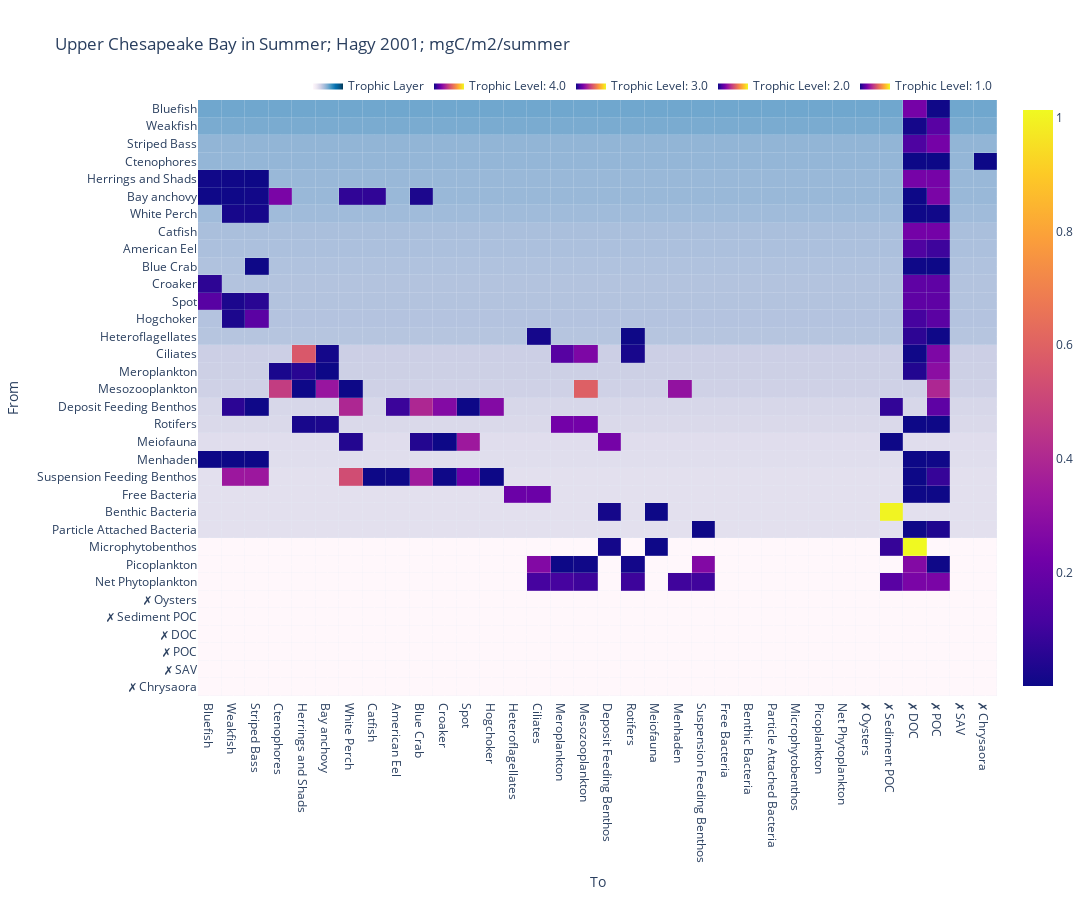

Notebook code cell kept with this figure:
### Markdown cell above
### inpouts

### Code cell
show_heatmap(food_webs[0], normalization='inputs', show_trophic_layer=True, add_external_flows=False)

### Figure 1 — Plotly figure (JSON) as saved in the notebook; plotly's stock layout.template omitted (floating-point values rounded to 4 significant figures; data arrays with more than 128 entries replaced by an {"elided": "..."} marker saying what was removed)
{"data": [{"colorscale": [[0, "rgb(255,247,251)"], [0.125, "rgb(236,231,242)"], [0.25, "rgb(208,209,230)"], [0.375, "rgb(166,189,219)"], [0.5, "rgb(116,169,207)"], [0.625, "rgb(54,144,192)"], [0.75, "rgb(5,112,176)"], [0.875, "rgb(4,90,141)"], [1, "rgb(2,56,88)"]], "hovertemplate": "Weight: %{z:.6f}<extra></extra>", "name": "Trophic Layer", "showlegend": true, "showscale": false, "type": "heatmap", "x": {"elided": "1156 str values"}, "xgap": 0.2, "y": {"elided": "1156 str values"}, "ygap": 0.2, "z": {"elided": "1156 float values"}, "zmax": 7.097, "zmin": 1}, {"coloraxis": "coloraxis", "colorscale": [[0, "rgb(12,51,131)"], [0.25, "rgb(10,136,186)"], [0.5, "rgb(242,211,56)"], [0.75, "rgb(242,143,56)"], [1, "rgb(217,30,30)"]], "hoverinfo": "skip", "legendgroup": "4.0", "name": "Trophic Level: 4.0", "showlegend": true, "showscale": true, "type": "heatmap", "x": ["✗ POC", "✗ DOC", "✗ POC", "✗ DOC", "✗ POC", "✗ DOC", "✗ Chrysaora", "✗ POC", "✗ DOC"], "xgap": 0.2, "y": ["Weakfish", "Weakfish", "Bluefish", "Bluefish", "Striped Bass", "Striped Bass", "Ctenophores", "Ctenophores", "Ctenophores"], "ygap": 0.2, "z": [0.1606, 0.0152, 0.005733, 0.2329, 0.2329, 0.1339, 0.0008732, 0.0002525, 0.0002849], "zmax": 1.014, "zmin": 0.0001729}, {"coloraxis": "coloraxis", "colorscale": [[0, "rgb(12,51,131)"], [0.25, "rgb(10,136,186)"], [0.5, "rgb(242,211,56)"], [0.75, "rgb(242,143,56)"], [1, "rgb(217,30,30)"]], "hoverinfo": "skip", "legendgroup": "3.0", "name": "Trophic Level: 3.0", "showlegend": true, "showscale": true, "type": "heatmap", "x": ["✗ POC", "✗ DOC", "✗ POC", "✗ DOC", "Weakfish", "Striped Bass", "✗ POC", "✗ DOC", "Bluefish", "✗ POC", "✗ DOC", "Weakfish", "Bluefish", "Striped Bass", "✗ POC", "✗ DOC", "Weakfish", "Striped Bass", "✗ POC", "✗ DOC", "Weakfish", "Bluefish", "Striped Bass", "✗ POC", "✗ DOC", "Weakfish", "Bluefish", "Striped Bass", "Catfish", "White Perch", "Blue Crab", "Ctenophores", "✗ POC", "✗ DOC", "Striped Bass", "✗ POC", "✗ DOC", "Ciliates", "Rotifers", "✗ POC", "✗ DOC", "Herrings and Shads", "Bay anchovy", "Meroplankton", "Rotifers", "Mesozooplankton", "✗ POC", "✗ DOC", "Herrings and Shads", "Bay anchovy", "Ctenophores", "✗ POC", "✗ DOC", "White Perch", "Herrings and Shads", "Bay anchovy", "Menhaden", "Ctenophores", "Mesozooplankton", "✗ POC", "✗ DOC"], "xgap": 0.2, "y": ["Catfish", "Catfish", "American Eel", "American Eel", "Hogchoker", "Hogchoker", "Hogchoker", "Hogchoker", "Croaker", "Croaker", "Croaker", "Spot", "Spot", "Spot", "Spot", "Spot", "White Perch", "White Perch", "White Perch", "White Perch", "Herrings and Shads", "Herrings and Shads", "Herrings and Shads", "Herrings and Shads", "Herrings and Shads", "Bay anchovy", "Bay anchovy", "Bay anchovy", "Bay anchovy", "Bay anchovy", "Bay anchovy", "Bay anchovy", "Bay anchovy", "Bay anchovy", "Blue Crab", "Blue Crab", "Blue Crab", "Heteroflagellates", "Heteroflagellates", "Heteroflagellates", "Heteroflagellates", "Ciliates", "Ciliates", "Ciliates", "Ciliates", "Ciliates", "Ciliates", "Ciliates", "Meroplankton", "Meroplankton", "Meroplankton", "Meroplankton", "Meroplankton", "Mesozooplankton", "Mesozooplankton", "Mesozooplankton", "Mesozooplankton", "Mesozooplankton", "Mesozooplankton", "Mesozooplankton", "Mesozooplankton"], "ygap": 0.2, "z": [0.2317, 0.2317, 0.09729, 0.1376, 0.03063, 0.1661, 0.1661, 0.1123, 0.06352, 0.1763, 0.1763, 0.02987, 0.1581, 0.05634, 0.1768, 0.1768, 0.02073, 0.01734, 0.007723, 0.004251, 0.006083, 0.008765, 0.001389, 0.2351, 0.2351, 0.003413, 0.004522, 0.01007, 0.06864, 0.06864, 0.02937, 0.2466, 0.2466, 0.000326, 0.002515, 0.0005454, 0.003934, 0.01694, 0.002449, 0.004416, 0.0631, 0.5679, 0.01422, 0.1563, 0.02171, 0.2536, 0.2536, 0.005429, 0.05316, 0.0003975, 0.02677, 0.2929, 0.04162, 0.0007396, 0.003059, 0.3276, 0.3117, 0.4726, 0.5925, 0.395, null], "zmax": 1.014, "zmin": 0.0001729}, {"coloraxis": "coloraxis", "colorscale": [[0, "rgb(12,51,131)"], [0.25, "rgb(10,136,186)"], [0.5, "rgb(242,211,56)"], [0.75, "rgb(242,143,56)"], [1, "rgb(217,30,30)"]], "hoverinfo": "skip", "legendgroup": "2.0", "name": "Trophic Level: 2.0", "showlegend": true, "showscale": true, "type": "heatmap", "x": ["Weakfish", "Bluefish", "Striped Bass", "✗ POC", "✗ DOC", "Weakfish", "Striped Bass", "Catfish", "American Eel", "Hogchoker", "Croaker", "Spot", "White Perch", "Blue Crab", "✗ POC", "✗ DOC", "Croaker", "Spot", "White Perch", "Blue Crab", "Deposit Feeding Benthos", "✗ Sediment POC", "Heteroflagellates", "Ciliates", "✗ POC", "✗ DOC", "Suspension Feeding Benthos", "✗ POC", "✗ DOC", "Weakfish", "Striped Bass", "American Eel", "Hogchoker", "Croaker", "Spot", "White Perch", "Blue Crab", "✗ POC", "✗ Sediment POC", "Herrings and Shads", "Bay anchovy", "Meroplankton", "Mesozooplankton", "✗ POC", "✗ DOC", "Meiofauna", "Deposit Feeding Benthos", "✗ Sediment POC"], "xgap": 0.2, "y": ["Menhaden", "Menhaden", "Menhaden", "Menhaden", "Menhaden", "Suspension Feeding Benthos", "Suspension Feeding Benthos", "Suspension Feeding Benthos", "Suspension Feeding Benthos", "Suspension Feeding Benthos", "Suspension Feeding Benthos", "Suspension Feeding Benthos", "Suspension Feeding Benthos", "Suspension Feeding Benthos", "Suspension Feeding Benthos", "Suspension Feeding Benthos", "Meiofauna", "Meiofauna", "Meiofauna", "Meiofauna", "Meiofauna", "Meiofauna", "Free Bacteria", "Free Bacteria", "Free Bacteria", "Free Bacteria", "Particle Attached Bacteria", "Particle Attached Bacteria", "Particle Attached Bacteria", "Deposit Feeding Benthos", "Deposit Feeding Benthos", "Deposit Feeding Benthos", "Deposit Feeding Benthos", "Deposit Feeding Benthos", "Deposit Feeding Benthos", "Deposit Feeding Benthos", "Deposit Feeding Benthos", "Deposit Feeding Benthos", "Deposit Feeding Benthos", "Rotifers", "Rotifers", "Rotifers", "Rotifers", "Rotifers", "Rotifers", "Benthic Bacteria", "Benthic Bacteria", "Benthic Bacteria"], "ygap": 0.2, "z": [0.0001926, 0.001111, 0.0001729, 0.006717, 0.0006449, 0.3395, 0.3395, 0.0009184, 0.003582, 0.001036, 0.003735, 0.2114, 0.5293, 0.3487, 0.08136, 0.0009615, 0.0009615, 0.3408, 0.04388, 0.04388, 0.2333, 0.002474, 0.2071, 0.2071, 0.002196, 0.001297, 0.001164, 0.0362, 0.004344, 0.05964, 0.003786, 0.09164, 0.2697, 0.2697, 0.000173, 0.3958, 0.3958, 0.1733, 0.07328, 0.02162, 0.03, 0.2271, 0.2271, 0.001866, 0.0002239, 0.0003321, 0.01596, 1.001], "zmax": 1.014, "zmin": 0.0001729}, {"coloraxis": "coloraxis", "colorscale": [[0, "rgb(12,51,131)"], [0.25, "rgb(10,136,186)"], [0.5, "rgb(242,211,56)"], [0.75, "rgb(242,143,56)"], [1, "rgb(217,30,30)"]], "hoverinfo": "skip", "legendgroup": "1.0", "name": "Trophic Level: 1.0", "showlegend": true, "showscale": true, "type": "heatmap", "x": ["Menhaden", "Suspension Feeding Benthos", "Ciliates", "Meroplankton", "Rotifers", "Mesozooplankton", "✗ POC", "✗ DOC", "✗ Sediment POC", "Suspension Feeding Benthos", "Ciliates", "Meroplankton", "Rotifers", "Mesozooplankton", "✗ POC", "✗ DOC", "Meiofauna", "Deposit Feeding Benthos", "✗ DOC", "✗ Sediment POC", "✗ Sediment POC", "Hogchoker", "Croaker", "Spot", "White Perch", "Herrings and Shads", "Bay anchovy", "Menhaden", "Suspension Feeding Benthos", "Particle Attached Bacteria", "Meroplankton", "Mesozooplankton", "Free Bacteria", "Catfish", "Blue Crab", "Meiofauna", "Deposit Feeding Benthos", "Benthic Bacteria", "✗ POC", "✗ DOC"], "xgap": 0.2, "y": ["Net Phytoplankton", "Net Phytoplankton", "Net Phytoplankton", "Net Phytoplankton", "Net Phytoplankton", "Net Phytoplankton", "Net Phytoplankton", "Net Phytoplankton", "Net Phytoplankton", "Picoplankton", "Picoplankton", "Picoplankton", "Picoplankton", "Picoplankton", "Picoplankton", "Picoplankton", "Microphytobenthos", "Microphytobenthos", "Microphytobenthos", "Microphytobenthos", "✗ SAV", "✗ POC", "✗ POC", "✗ POC", "✗ POC", "✗ POC", "✗ POC", "✗ POC", "✗ POC", "✗ POC", "✗ POC", "✗ POC", "✗ DOC", "✗ Sediment POC", "✗ Sediment POC", "✗ Sediment POC", "✗ Sediment POC", "✗ Sediment POC", "✗ Sediment POC", "✗ Sediment POC"], "ygap": 0.2, "z": [0.1005, 0.1005, 0.1133, 0.1133, 0.09419, 0.09419, 0.2476, 0.2476, 0.1606, 0.2671, 0.2671, 0.001158, 0.01265, 0.005667, 0.004242, 0.2722, 0.003117, 0.01329, 1.014, 0.0815, null, null, null, null, null, null, null, null, null, null, null, null, null, null, null, null, null, null, null, null], "zmax": 1.014, "zmin": 0.0001729}], "layout": {"autosize": true, "height": 900, "legend": {"orientation": "h", "x": 1, "xanchor": "right", "y": 1, "yanchor": "bottom"}, "title": {"text": "Upper Chesapeake Bay in Summer; Hagy 2001; mgC/m2/summer"}, "width": 1200, "xaxis": {"autorange": true, "categoryarray": ["Bluefish", "Weakfish", "Striped Bass", "Ctenophores", "Herrings and Shads", "Bay anchovy", "White Perch", "Catfish", "American Eel", "Blue Crab", "Croaker", "Spot", "Hogchoker", "Heteroflagellates", "Ciliates", "Meroplankton", "Mesozooplankton", "Deposit Feeding Benthos", "Rotifers", "Meiofauna", "Menhaden", "Suspension Feeding Benthos", "Free Bacteria", "Benthic Bacteria", "Particle Attached Bacteria", "Microphytobenthos", "Picoplankton", "Net Phytoplankton", "✗ Oysters", "✗ Sediment POC", "✗ DOC", "✗ POC", "✗ SAV", "✗ Chrysaora"], "range": [-0.5, 33.5], "showspikes": true, "spikethickness": 0.5, "title": {"text": "To"}, "type": "category"}, "yaxis": {"autorange": true, "categoryarray": ["✗ Chrysaora", "✗ SAV", "✗ POC", "✗ DOC", "✗ Sediment POC", "✗ Oysters", "Net Phytoplankton", "Picoplankton", "Microphytobenthos", "Particle Attached Bacteria", "Benthic Bacteria", "Free Bacteria", "Suspension Feeding Benthos", "Menhaden", "Meiofauna", "Rotifers", "Deposit Feeding Benthos", "Mesozooplankton", "Meroplankton", "Ciliates", "Heteroflagellates", "Hogchoker", "Spot", "Croaker", "Blue Crab", "American Eel", "Catfish", "White Perch", "Bay anchovy", "Herrings and Shads", "Ctenophores", "Striped Bass", "Weakfish", "Bluefish"], "range": [-0.5, 33.5], "showspikes": true, "spikemode": "across", "spikesnap": "cursor", "spikethickness": 0.5, "title": {"text": "From"}, "type": "category"}}}
